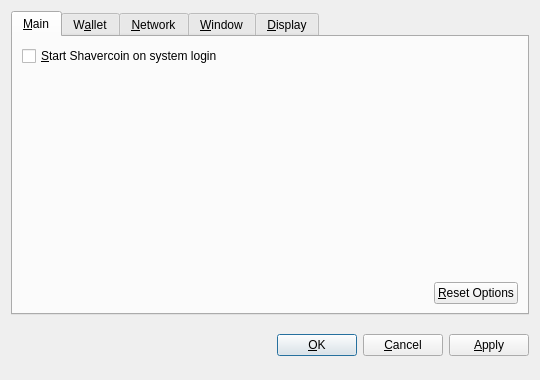
<?xml version="1.0" encoding="UTF-8"?>
<ui version="4.0">
 <class>OptionsDialog</class>
 <widget class="QDialog" name="OptionsDialog">
  <property name="geometry">
   <rect>
    <x>0</x>
    <y>0</y>
    <width>540</width>
    <height>380</height>
   </rect>
  </property>
  <property name="windowTitle">
   <string>Options</string>
  </property>
  <property name="modal">
   <bool>true</bool>
  </property>
  <layout class="QVBoxLayout" name="verticalLayout">
   <item>
    <widget class="QTabWidget" name="tabWidget">
     <property name="tabPosition">
      <enum>QTabWidget::North</enum>
     </property>
     <property name="currentIndex">
      <number>0</number>
     </property>
     <widget class="QWidget" name="tabMain">
      <attribute name="title">
       <string>&amp;Main</string>
      </attribute>
      <layout class="QVBoxLayout" name="verticalLayout_Main">
       <item>
        <widget class="QCheckBox" name="bitcoinAtStartup">
         <property name="toolTip">
          <string>Automatically start Shavercoin after logging in to the system.</string>
         </property>
         <property name="text">
          <string>&amp;Start Shavercoin on system login</string>
         </property>
        </widget>
       </item>
       <item>
        <spacer name="verticalSpacer_Main">
         <property name="orientation">
          <enum>Qt::Vertical</enum>
         </property>
         <property name="sizeHint" stdset="0">
          <size>
           <width>20</width>
           <height>40</height>
          </size>
         </property>
        </spacer>
       </item>
       <item>
        <layout class="QHBoxLayout" name="horizontalLayout_2_Main">
         <item>
          <spacer name="horizontalSpacer_2_Main">
           <property name="orientation">
            <enum>Qt::Horizontal</enum>
           </property>
           <property name="sizeHint" stdset="0">
            <size>
             <width>40</width>
             <height>20</height>
            </size>
           </property>
          </spacer>
         </item>
         <item>
          <widget class="QPushButton" name="resetButton">
           <property name="toolTip">
            <string>Reset all client options to default.</string>
           </property>
           <property name="text">
            <string>&amp;Reset Options</string>
           </property>
           <property name="autoDefault">
            <bool>false</bool>
           </property>
          </widget>
         </item>
        </layout>
       </item>
      </layout>
     </widget>
     <widget class="QWidget" name="tabWallet">
      <attribute name="title">
       <string>W&amp;allet</string>
      </attribute>
      <layout class="QVBoxLayout" name="verticalLayout_Network">
       <item>
        <widget class="QLabel" name="transactionFeeInfoLabel">
         <property name="text">
          <string>Optional transaction fee per kB that helps make sure your transactions are processed quickly. Most transactions are 1 kB.</string>
         </property>
         <property name="textFormat">
          <enum>Qt::PlainText</enum>
         </property>
         <property name="wordWrap">
          <bool>true</bool>
         </property>
        </widget>
       </item>
       <item>
        <layout class="QHBoxLayout" name="horizontalLayout_1_Main">
         <item>
          <widget class="QLabel" name="transactionFeeLabel">
           <property name="text">
            <string>Pay transaction &amp;fee</string>
           </property>
           <property name="textFormat">
            <enum>Qt::PlainText</enum>
           </property>
           <property name="buddy">
            <cstring>transactionFee</cstring>
           </property>
          </widget>
         </item>
         <item>
          <widget class="BitcoinAmountField" name="transactionFee"/>
         </item>
         <item>
          <spacer name="horizontalSpacer_1_Main">
           <property name="orientation">
            <enum>Qt::Horizontal</enum>
           </property>
           <property name="sizeHint" stdset="0">
            <size>
             <width>40</width>
             <height>20</height>
            </size>
           </property>
          </spacer>
         </item>
        </layout>
       </item>
       <item>
        <widget class="QLabel" name="label">
         <property name="text">
          <string>If you disable the spending of unconfirmed change, the change from a transaction cannot be used until that transaction has at least one confirmation. This also affects how your balance is computed.</string>
         </property>
         <property name="wordWrap">
          <bool>true</bool>
         </property>
        </widget>
       </item>
       <item>
        <widget class="QCheckBox" name="spendZeroConfChange">
         <property name="text">
          <string>Spend unconfirmed change  (experts only)</string>
         </property>
        </widget>
       </item>
       <item>
        <spacer name="verticalSpacer">
         <property name="orientation">
          <enum>Qt::Vertical</enum>
         </property>
         <property name="sizeHint" stdset="0">
          <size>
           <width>20</width>
           <height>40</height>
          </size>
         </property>
        </spacer>
       </item>
      </layout>
     </widget>
     <widget class="QWidget" name="tabNetwork">
      <attribute name="title">
       <string>&amp;Network</string>
      </attribute>
      <layout class="QVBoxLayout" name="verticalLayout_Network">
       <item>
        <widget class="QCheckBox" name="mapPortUpnp">
         <property name="toolTip">
          <string>Automatically open the Shavercoin client port on the router. This only works when your router supports UPnP and it is enabled.</string>
         </property>
         <property name="text">
          <string>Map port using &amp;UPnP</string>
         </property>
        </widget>
       </item>
       <item>
        <widget class="QCheckBox" name="connectSocks">
         <property name="toolTip">
          <string>Connect to the Shavercoin network through a SOCKS proxy (e.g. when connecting through Tor).</string>
         </property>
         <property name="text">
          <string>&amp;Connect through SOCKS proxy:</string>
         </property>
        </widget>
       </item>
       <item>
        <layout class="QHBoxLayout" name="horizontalLayout_Network">
         <item>
          <widget class="QLabel" name="proxyIpLabel">
           <property name="text">
            <string>Proxy &amp;IP:</string>
           </property>
           <property name="textFormat">
            <enum>Qt::PlainText</enum>
           </property>
           <property name="buddy">
            <cstring>proxyIp</cstring>
           </property>
          </widget>
         </item>
         <item>
          <widget class="QValidatedLineEdit" name="proxyIp">
           <property name="maximumSize">
            <size>
             <width>140</width>
             <height>16777215</height>
            </size>
           </property>
           <property name="toolTip">
            <string>IP address of the proxy (e.g. 127.0.0.1)</string>
           </property>
          </widget>
         </item>
         <item>
          <widget class="QLabel" name="proxyPortLabel">
           <property name="text">
            <string>&amp;Port:</string>
           </property>
           <property name="textFormat">
            <enum>Qt::PlainText</enum>
           </property>
           <property name="buddy">
            <cstring>proxyPort</cstring>
           </property>
          </widget>
         </item>
         <item>
          <widget class="QLineEdit" name="proxyPort">
           <property name="maximumSize">
            <size>
             <width>55</width>
             <height>16777215</height>
            </size>
           </property>
           <property name="toolTip">
            <string>Port of the proxy (e.g. 9050)</string>
           </property>
          </widget>
         </item>
         <item>
          <widget class="QLabel" name="socksVersionLabel">
           <property name="text">
            <string>SOCKS &amp;Version:</string>
           </property>
           <property name="textFormat">
            <enum>Qt::PlainText</enum>
           </property>
           <property name="buddy">
            <cstring>socksVersion</cstring>
           </property>
          </widget>
         </item>
         <item>
          <widget class="QValueComboBox" name="socksVersion">
           <property name="toolTip">
            <string>SOCKS version of the proxy (e.g. 5)</string>
           </property>
          </widget>
         </item>
         <item>
          <spacer name="horizontalSpacer_Network">
           <property name="orientation">
            <enum>Qt::Horizontal</enum>
           </property>
           <property name="sizeHint" stdset="0">
            <size>
             <width>40</width>
             <height>20</height>
            </size>
           </property>
          </spacer>
         </item>
        </layout>
       </item>
       <item>
        <spacer name="verticalSpacer_Network">
         <property name="orientation">
          <enum>Qt::Vertical</enum>
         </property>
         <property name="sizeHint" stdset="0">
          <size>
           <width>20</width>
           <height>40</height>
          </size>
         </property>
        </spacer>
       </item>
      </layout>
     </widget>
     <widget class="QWidget" name="tabWindow">
      <attribute name="title">
       <string>&amp;Window</string>
      </attribute>
      <layout class="QVBoxLayout" name="verticalLayout_Window">
       <item>
        <widget class="QCheckBox" name="minimizeToTray">
         <property name="toolTip">
          <string>Show only a tray icon after minimizing the window.</string>
         </property>
         <property name="text">
          <string>&amp;Minimize to the tray instead of the taskbar</string>
         </property>
        </widget>
       </item>
       <item>
        <widget class="QCheckBox" name="minimizeOnClose">
         <property name="toolTip">
          <string>Minimize instead of exit the application when the window is closed. When this option is enabled, the application will be closed only after selecting Quit in the menu.</string>
         </property>
         <property name="text">
          <string>M&amp;inimize on close</string>
         </property>
        </widget>
       </item>
       <item>
        <spacer name="verticalSpacer_Window">
         <property name="orientation">
          <enum>Qt::Vertical</enum>
         </property>
         <property name="sizeHint" stdset="0">
          <size>
           <width>20</width>
           <height>40</height>
          </size>
         </property>
        </spacer>
       </item>
      </layout>
     </widget>
     <widget class="QWidget" name="tabDisplay">
      <attribute name="title">
       <string>&amp;Display</string>
      </attribute>
      <layout class="QVBoxLayout" name="verticalLayout_Display">
       <item>
        <layout class="QHBoxLayout" name="horizontalLayout_1_Display">
         <item>
          <widget class="QLabel" name="langLabel">
           <property name="text">
            <string>User Interface &amp;language:</string>
           </property>
           <property name="textFormat">
            <enum>Qt::PlainText</enum>
           </property>
           <property name="buddy">
            <cstring>lang</cstring>
           </property>
          </widget>
         </item>
         <item>
          <widget class="QValueComboBox" name="lang">
           <property name="toolTip">
            <string>The user interface language can be set here. This setting will take effect after restarting Shavercoin.</string>
           </property>
          </widget>
         </item>
        </layout>
       </item>
       <item>
        <layout class="QHBoxLayout" name="horizontalLayout_2_Display">
         <item>
          <widget class="QLabel" name="unitLabel">
           <property name="text">
            <string>&amp;Unit to show amounts in:</string>
           </property>
           <property name="textFormat">
            <enum>Qt::PlainText</enum>
           </property>
           <property name="buddy">
            <cstring>unit</cstring>
           </property>
          </widget>
         </item>
         <item>
          <widget class="QValueComboBox" name="unit">
           <property name="toolTip">
            <string>Choose the default subdivision unit to show in the interface and when sending coins.</string>
           </property>
          </widget>
         </item>
        </layout>
       </item>
       <item>
        <widget class="QCheckBox" name="displayAddresses">
         <property name="toolTip">
          <string>Whether to show Shavercoin addresses in the transaction list or not.</string>
         </property>
         <property name="text">
          <string>&amp;Display addresses in transaction list</string>
         </property>
        </widget>
       </item>
       <item>
        <widget class="QCheckBox" name="coinControlFeatures">
         <property name="toolTip">
          <string>Whether to show coin control features or not.</string>
         </property>
         <property name="text">
          <string>Display coin &amp;control features (experts only!)</string>
         </property>
        </widget>
       </item>
       <item>
        <spacer name="verticalSpacer_Display">
         <property name="orientation">
          <enum>Qt::Vertical</enum>
         </property>
         <property name="sizeHint" stdset="0">
          <size>
           <width>20</width>
           <height>40</height>
          </size>
         </property>
        </spacer>
       </item>
      </layout>
     </widget>
    </widget>
   </item>
   <item>
    <layout class="QHBoxLayout" name="horizontalLayout_Buttons">
     <item>
      <spacer name="horizontalSpacer_1">
       <property name="orientation">
        <enum>Qt::Horizontal</enum>
       </property>
       <property name="sizeHint" stdset="0">
        <size>
         <width>40</width>
         <height>48</height>
        </size>
       </property>
      </spacer>
     </item>
     <item>
      <widget class="QLabel" name="statusLabel">
       <property name="font">
        <font>
         <weight>75</weight>
         <bold>true</bold>
        </font>
       </property>
       <property name="text">
        <string/>
       </property>
       <property name="textFormat">
        <enum>Qt::PlainText</enum>
       </property>
       <property name="wordWrap">
        <bool>true</bool>
       </property>
      </widget>
     </item>
     <item>
      <spacer name="horizontalSpacer_2">
       <property name="orientation">
        <enum>Qt::Horizontal</enum>
       </property>
       <property name="sizeHint" stdset="0">
        <size>
         <width>40</width>
         <height>48</height>
        </size>
       </property>
      </spacer>
     </item>
     <item>
      <widget class="QPushButton" name="okButton">
       <property name="text">
        <string>&amp;OK</string>
       </property>
      </widget>
     </item>
     <item>
      <widget class="QPushButton" name="cancelButton">
       <property name="text">
        <string>&amp;Cancel</string>
       </property>
       <property name="autoDefault">
        <bool>false</bool>
       </property>
      </widget>
     </item>
     <item>
      <widget class="QPushButton" name="applyButton">
       <property name="text">
        <string>&amp;Apply</string>
       </property>
       <property name="autoDefault">
        <bool>false</bool>
       </property>
      </widget>
     </item>
    </layout>
   </item>
  </layout>
 </widget>
 <customwidgets>
  <customwidget>
   <class>BitcoinAmountField</class>
   <extends>QSpinBox</extends>
   <header>bitcoinamountfield.h</header>
  </customwidget>
  <customwidget>
   <class>QValueComboBox</class>
   <extends>QComboBox</extends>
   <header>qvaluecombobox.h</header>
  </customwidget>
  <customwidget>
   <class>QValidatedLineEdit</class>
   <extends>QLineEdit</extends>
   <header>qvalidatedlineedit.h</header>
  </customwidget>
 </customwidgets>
 <resources/>
 <connections/>
</ui>
